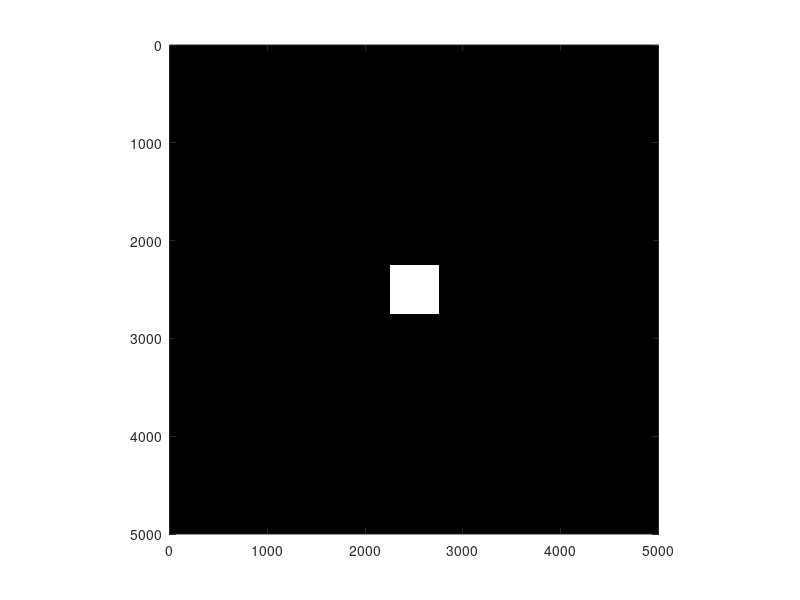

MATLAB code for this plot:
% Isabelle Leonard
% Optics 211
% 4/18/20
% Final Project
% This function will generate a square aperture

% Define Aperture field
apl=5000; % size of the aperture field
ap=zeros(apl); % Define actual aperture plane

% Define square aperture
sql=500; % Define square length 
% ap(round(1+apl/2-sql/2):round(1+apl/2+sql/2),round(1+apl/2-sql/2):round(1+apl/2+sql/2))=1;
for ijk=round(1+apl/2-sql/2):round(1+apl/2+sql/2)
    for lmn=round(1+apl/2-sql/2):round(1+apl/2+sql/2)
            ap(ijk,lmn)=1;
    end
end


% Plot the aperture field
figure
imagesc(ap) % Plot image of the aperture field
colormap gray % Set the color of the aperture field plot
axis equal % Set the display scale of the axes
axis([0 apl 0 apl]) % Set axes limits to size of aperture field
